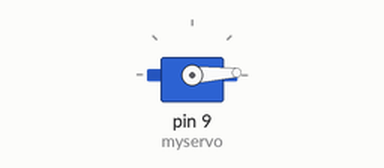
Bench run of a sketch on a simulated Arduino Uno, built with avr-gcc and run on an emulated ATmega328P. On the bench: servo.

Above: at 0.05 s.
At 0.9 s:
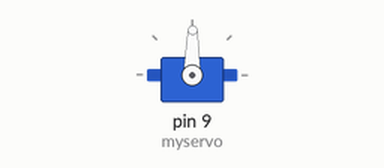
At 1.75 s:
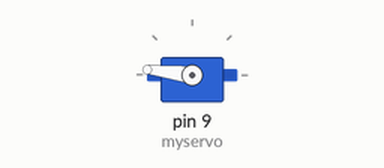
At 3.45 s:
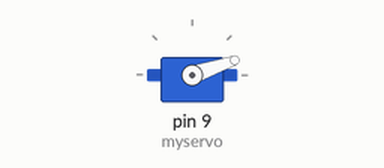
Timing chart, 0 to 8.3 s (numbered marks = the images above):
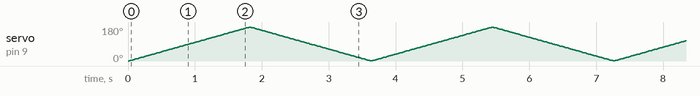

The sketch:

008_servo_part1.ino
```cpp
#include <Servo.h>

Servo myservo;

void setup() {

  myservo.attach(9);

}

void loop()
{
  for (int i = 0; i < 180; i++)
  {
    myservo.write(i);
    delay(10);
  }
  for (int i = 180; i > 0; i--)
  {
    myservo.write(i);
    delay(10);
  }


}
```
